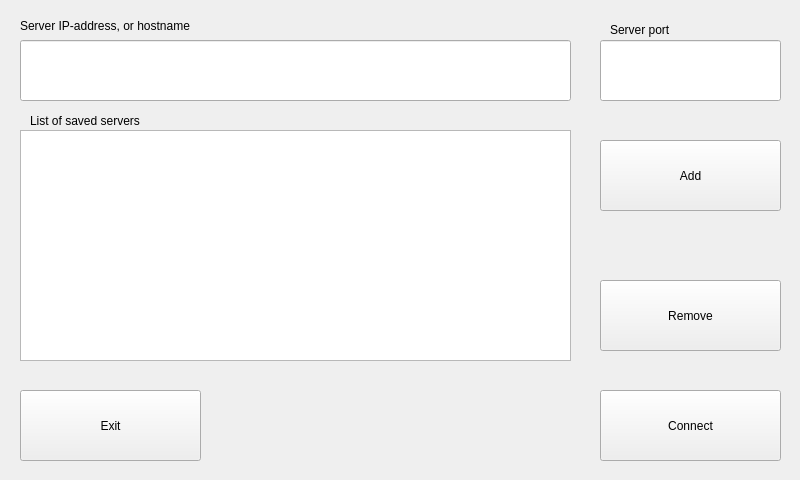
<?xml version="1.0" encoding="UTF-8"?>
<ui version="4.0">
 <class>ConnectionWindow</class>
 <widget class="QMainWindow" name="ConnectionWindow">
  <property name="geometry">
   <rect>
    <x>0</x>
    <y>0</y>
    <width>800</width>
    <height>480</height>
   </rect>
  </property>
  <property name="sizePolicy">
   <sizepolicy hsizetype="Maximum" vsizetype="Maximum">
    <horstretch>0</horstretch>
    <verstretch>0</verstretch>
   </sizepolicy>
  </property>
  <property name="minimumSize">
   <size>
    <width>800</width>
    <height>480</height>
   </size>
  </property>
  <property name="maximumSize">
   <size>
    <width>800</width>
    <height>480</height>
   </size>
  </property>
  <property name="mouseTracking">
   <bool>false</bool>
  </property>
  <property name="windowTitle">
   <string>MaeRemote</string>
  </property>
  <property name="windowIcon">
   <iconset>
    <normaloff>logo.png</normaloff>logo.png</iconset>
  </property>
  <widget class="QWidget" name="centralwidget">
   <property name="autoFillBackground">
    <bool>false</bool>
   </property>
   <widget class="QLineEdit" name="addressEdit">
    <property name="geometry">
     <rect>
      <x>20</x>
      <y>40</y>
      <width>551</width>
      <height>61</height>
     </rect>
    </property>
   </widget>
   <widget class="QPushButton" name="connectButton">
    <property name="geometry">
     <rect>
      <x>600</x>
      <y>390</y>
      <width>181</width>
      <height>71</height>
     </rect>
    </property>
    <property name="text">
     <string>Connect</string>
    </property>
   </widget>
   <widget class="QLabel" name="label_2">
    <property name="geometry">
     <rect>
      <x>610</x>
      <y>20</y>
      <width>171</width>
      <height>20</height>
     </rect>
    </property>
    <property name="text">
     <string>Server port</string>
    </property>
   </widget>
   <widget class="QPushButton" name="exitButton">
    <property name="geometry">
     <rect>
      <x>20</x>
      <y>390</y>
      <width>181</width>
      <height>71</height>
     </rect>
    </property>
    <property name="text">
     <string>Exit</string>
    </property>
   </widget>
   <widget class="QPushButton" name="addButton">
    <property name="geometry">
     <rect>
      <x>600</x>
      <y>140</y>
      <width>181</width>
      <height>71</height>
     </rect>
    </property>
    <property name="text">
     <string>Add</string>
    </property>
   </widget>
   <widget class="QLineEdit" name="portEdit">
    <property name="geometry">
     <rect>
      <x>600</x>
      <y>40</y>
      <width>181</width>
      <height>61</height>
     </rect>
    </property>
    <property name="maxLength">
     <number>5</number>
    </property>
   </widget>
   <widget class="QPushButton" name="deleteButton">
    <property name="geometry">
     <rect>
      <x>600</x>
      <y>280</y>
      <width>181</width>
      <height>71</height>
     </rect>
    </property>
    <property name="text">
     <string>Remove</string>
    </property>
   </widget>
   <widget class="QLabel" name="label">
    <property name="geometry">
     <rect>
      <x>20</x>
      <y>15</y>
      <width>491</width>
      <height>21</height>
     </rect>
    </property>
    <property name="text">
     <string>Server IP-address, or hostname</string>
    </property>
   </widget>
   <widget class="QListWidget" name="serverList">
    <property name="geometry">
     <rect>
      <x>20</x>
      <y>130</y>
      <width>551</width>
      <height>231</height>
     </rect>
    </property>
    <property name="alternatingRowColors">
     <bool>true</bool>
    </property>
   </widget>
   <widget class="QLabel" name="label_3">
    <property name="geometry">
     <rect>
      <x>30</x>
      <y>110</y>
      <width>491</width>
      <height>21</height>
     </rect>
    </property>
    <property name="text">
     <string>List of saved servers</string>
    </property>
   </widget>
  </widget>
 </widget>
 <resources/>
 <connections>
  <connection>
   <sender>connectButton</sender>
   <signal>clicked()</signal>
   <receiver>ConnectionWindow</receiver>
   <slot>connectToServer()</slot>
   <hints>
    <hint type="sourcelabel">
     <x>680</x>
     <y>431</y>
    </hint>
    <hint type="destinationlabel">
     <x>455</x>
     <y>420</y>
    </hint>
   </hints>
  </connection>
  <connection>
   <sender>addButton</sender>
   <signal>clicked()</signal>
   <receiver>ConnectionWindow</receiver>
   <slot>addServerToList()</slot>
   <hints>
    <hint type="sourcelabel">
     <x>688</x>
     <y>159</y>
    </hint>
    <hint type="destinationlabel">
     <x>518</x>
     <y>381</y>
    </hint>
   </hints>
  </connection>
  <connection>
   <sender>deleteButton</sender>
   <signal>clicked()</signal>
   <receiver>ConnectionWindow</receiver>
   <slot>deleteServerFromList()</slot>
   <hints>
    <hint type="sourcelabel">
     <x>626</x>
     <y>322</y>
    </hint>
    <hint type="destinationlabel">
     <x>339</x>
     <y>378</y>
    </hint>
   </hints>
  </connection>
 </connections>
 <slots>
  <slot>connectToServer()</slot>
  <slot>addServerToList()</slot>
  <slot>deleteServerFromList()</slot>
 </slots>
</ui>
